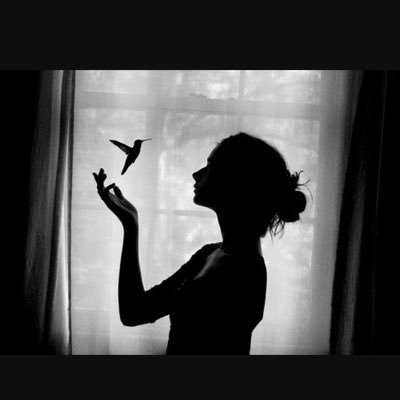
#> input picture tarefa1python/img.jpg, 400 x 400 px
$ python Img_Final.py
#> lines starting #> are read from the running program, lines starting #| are printed output that depends on the picture

#Tarefa 1 da dupla 16:
#415083	PEDRO HENRIQUE SANTOS BARROS
#405052	JOSE GEOVANE SOARES DE OLIVEIRA


from PIL import Image
import numpy as np


def central(x,y,arr):
    #print(x,y)
    ar = np.copy(arr)
    for i in range(0,x):
        for k in range (0,y):
            ar[i,k] = abs((arr[i+1,k])/2 - (arr[i-1,k])/2) + abs((arr[i,k+1])/2 - (arr[i,k-1])/2)
    return ar


def Blurr(x,y,arr):
    #print(x,y)
    ar = np.copy(arr)
    for i in range(0,x):
        for k in range (0,y):
            ar[i,k] = (arr[i+1,k]/8 + arr[i-1,k]/8 + arr[i,k+1]/8 + arr[i,k-1]/8 + arr[i-1,k-1]/8 + arr[i-1,k+1]/8 + arr[i+1,k-1]/8 + arr[i+1,k+1]/8)
    return ar


def ExpandArray(ar,x,y):
    araux = np.arange(x*y+4+2*x+2*y).reshape(x+2,y+2)
    for i in range(x+2):
        for j in range(y+2):
            if((i==0) or (i == x+1) or (j==0) or (j == y+1)):
                araux[i][j] = 0
            else:
                araux[i][j] = ar[i-1][j-1]
    aux = np.copy(araux)
    return aux


#abre a imagem
image = Image.open('img.jpg')
#> image is the input picture: PIL image 400x400 RGB; min 0, max 255, mean 71.4

#converte para cinza
image = image.convert('L')
#> image: PIL image 400x400 L
image.show()
nu = np.asarray(image)
x,y = nu.shape
#> x = 400; y = 400
aux = np.copy(nu)

#expande a imagem
aux = ExpandArray(aux,x,y)
#> after the loop in ExpandArray, `for i in range(x+2):`:
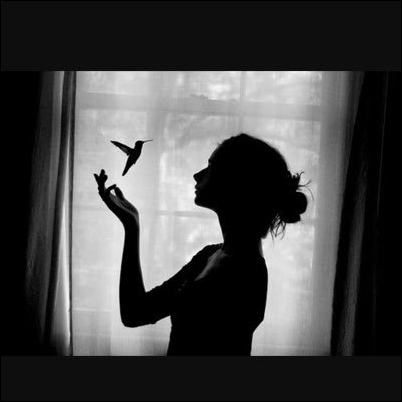
#> araux: shape (402, 402) int64; min 0, max 255, mean 70.7
#> (the run stopped early here; a loop or call above may not have finished)
